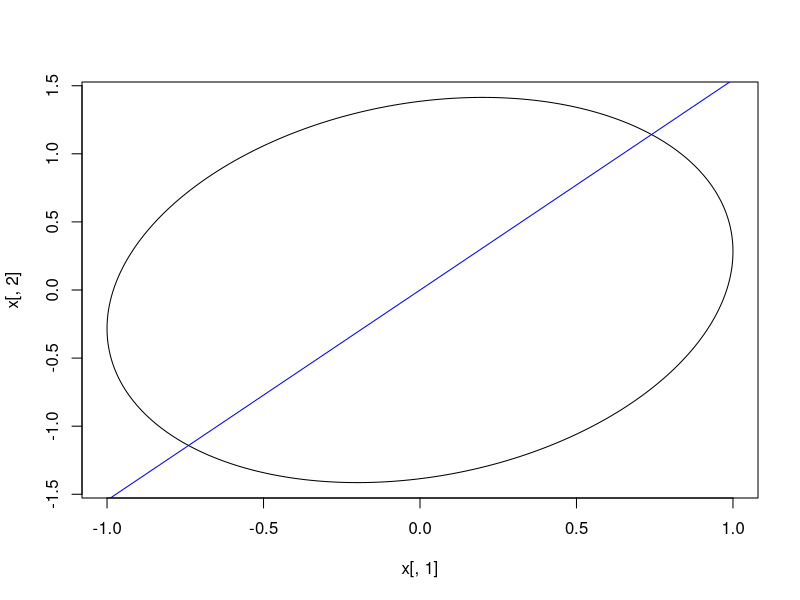
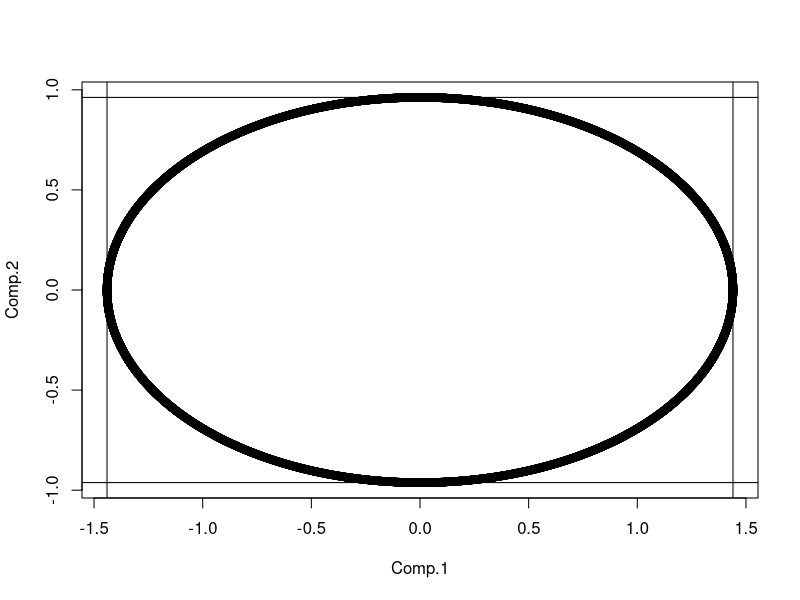
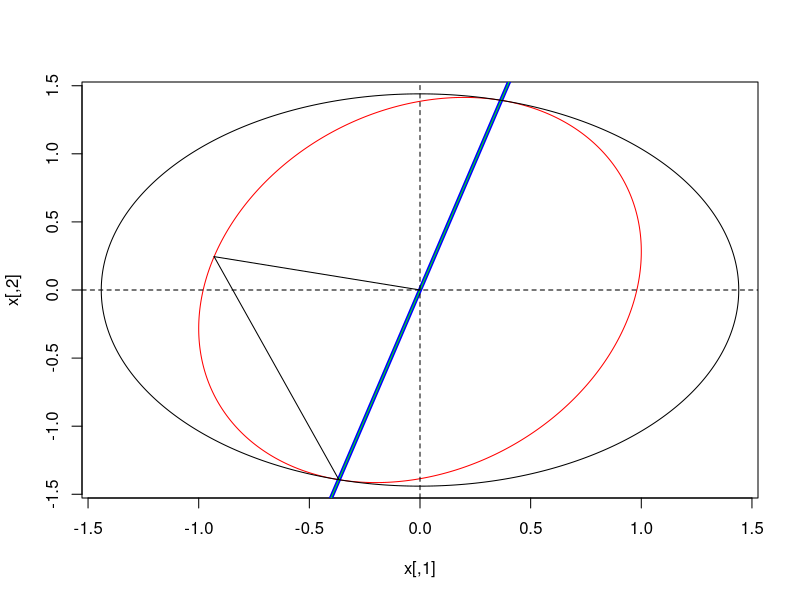

R code for these plots, in order:
v1 = 1
v2 = 2
ro = .2
v12 <- ro*sqrt(v1*v2)
v = matrix(c(v1, v12, v12, v2), nrow=2)

pc = princomp(covmat=v)
pc[1:2]


svd.v = svd(v)
sqrt.v = svd.v$u %*% diag(sqrt(svd.v$d)) %*% svd.v$v
theta = seq(0, 2*pi, length=10000)
x = cbind(sin(theta), cos(theta)) %*% sqrt.v
plot(x[,1], x[,2], type="l")
require("mvtnorm")
summary(dmvnorm(x, c(0,0), v))

#abline(a=0, b=pc[[1]][1]/pc[[1]][2])
#plot(x[,1], x[,2], type="l", xlim=c(.8,1.05), 
#	ylim=c(1,1.4))
sqrtinv.v = svd.v$u %*% diag(1/sqrt(svd.v$d)) %*% svd.v$v
abline(a=0, b =  pc[[1]] %*% solve(sqrtinv.v), col="blue")
all.equal(sqrt(svd.v$d), pc[[1]])

##### pc$loadings de-correlates the data
 plot(x%*%pc$loadings)
 abline(v=pc$sdev[1]*c(-1,1))
 abline(h=pc$sdev[2]*c(-1,1))
##### pc$loadings are related to svd matrices
 print(svd.v$u)
 print(pc$loadings)

##### plot an equi-scalar plot!!
 myrange = c(-1,1)*max(x)
 plot(x, xlim=myrange, ylim=myrange, type="l", col="red")
 l2norm = function(x, dim=1) apply(x^2, dim, sum)
 thetamax = theta[l2norm(x)==max(l2norm(x))]
 thetamin = theta[l2norm(x)==min(l2norm(x))]
# plot(theta, l2norm(x))
# abline(v=thetamax)
# abline(v=thetamin)
 maxpoint = x[l2norm(x)==max(l2norm(x)), ]
 abline(a=0, b=maxpoint[2]/maxpoint[1], col="blue", lwd=4)					### major axis
abline(a=0, b=pc$loadings[2,1]/pc$loadings[1,1],col="green")  ### major axis
# lines(rbind(c(0,0), pc$sdev[2:1]), lwd=6)
 		### major axis--- NOT!
 minpoint = x[l2norm(x)==min(l2norm(x)), ]
 lines(rbind(c(0,0), minpoint))
 lines(rbind(maxpoint,minpoint))
 # abline(a=0, b=sqrt(v2/v1), col="green")  ## NOT the major axis
 
 ### draw a circle of radius max(l2norm)
 #symbols(0,0,circles=max(l2norm(x)), add=T)
 lines(sqrt(max(l2norm(x))) * cbind(cos(theta), sin(theta)))
 abline(h=0,v=0,lty=2)
 